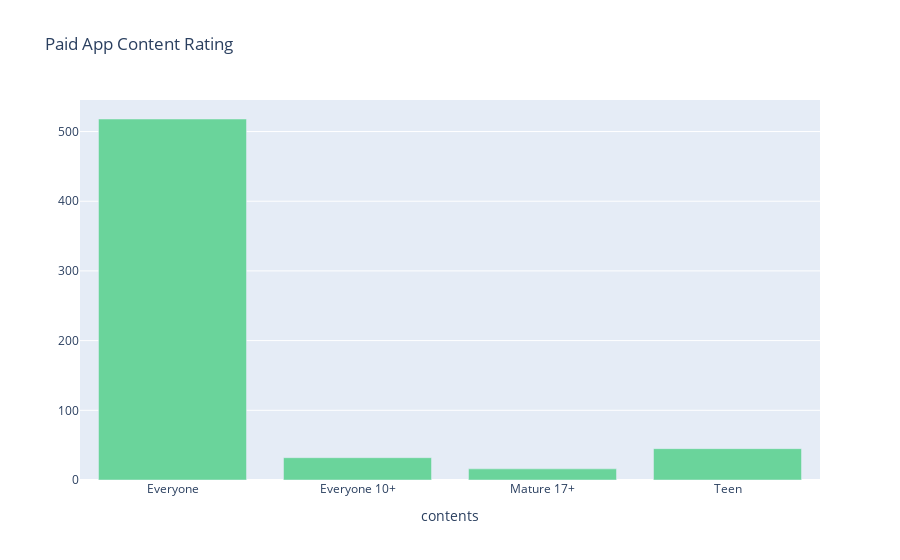

The cell this chart's notebook holds for it:
### Code cell
col='Content Rating'
v2=d2[col].value_counts().reset_index()
v2=v2.rename(columns={col:'count','index':col})
v2['percent']=v2['count'].apply(lambda x : 100*x/sum(v2['count']))
v2=v2.sort_values(col)
trace1 = go.Bar(x=v2[col], y=v2["count"], name="aid",  marker=dict(color="#6ad49b"))
layout={'title':"Paid App Content Rating",'xaxis':{'title':"contents"}}
fig = go.Figure(data=[trace1], layout=layout)
iplot(fig)

### Figure 1 — Plotly figure (JSON) as saved in the notebook; plotly's stock layout.template omitted (floating-point values rounded to 4 significant figures)
{"data": [{"marker": {"color": "#6ad49b"}, "name": "aid", "type": "bar", "x": ["Everyone", "Everyone 10+", "Mature 17+", "Teen"], "y": [518, 32, 16, 45]}], "layout": {"title": {"text": "Paid App Content Rating"}, "xaxis": {"title": {"text": "contents"}}}}
